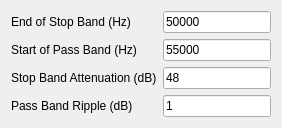
         <widget class="QWidget" name="firhpfPage">
          <layout class="QFormLayout" name="formLayout_3">
           <property name="fieldGrowthPolicy">
            <enum>QFormLayout::AllNonFixedFieldsGrow</enum>
           </property>
           <item row="0" column="0">
            <widget class="QLabel" name="endofHpfStopBandLabel">
             <property name="text">
              <string>End of Stop Band (Hz)</string>
             </property>
            </widget>
           </item>
           <item row="0" column="1">
            <widget class="QLineEdit" name="endofHpfStopBandEdit">
             <property name="text">
              <string>50000</string>
             </property>
            </widget>
           </item>
           <item row="1" column="0">
            <widget class="QLabel" name="startofHpfPassBandLabel">
             <property name="text">
              <string>Start of Pass Band (Hz)</string>
             </property>
            </widget>
           </item>
           <item row="1" column="1">
            <widget class="QLineEdit" name="startofHpfPassBandEdit">
             <property name="text">
              <string>55000</string>
             </property>
            </widget>
           </item>
           <item row="2" column="0">
            <widget class="QLabel" name="hpfStopBandAttenLabel">
             <property name="text">
              <string>Stop Band Attenuation (dB)</string>
             </property>
            </widget>
           </item>
           <item row="2" column="1">
            <widget class="QLineEdit" name="hpfStopBandAttenEdit">
             <property name="text">
              <string>48</string>
             </property>
            </widget>
           </item>
           <item row="3" column="0">
            <widget class="QLabel" name="hpfPassBandRippleLabel">
             <property name="text">
              <string>Pass Band Ripple (dB)</string>
             </property>
            </widget>
           </item>
           <item row="3" column="1">
            <widget class="QLineEdit" name="hpfPassBandRippleEdit">
             <property name="text">
              <string>1</string>
             </property>
            </widget>
           </item>
          </layout>
         </widget>
